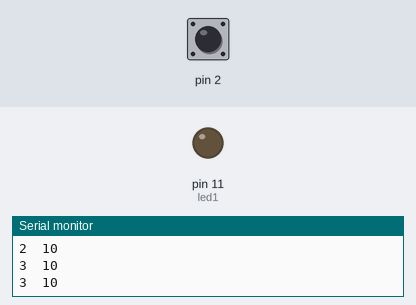
A sketch run on a simulated Arduino Uno, built with avr-gcc and run on an emulated ATmega328P. On the bench: output pins drawn as LEDs (lit = HIGH), the last lines printed to the serial monitor. The test bench sets the inputs (shaded band); at power-on: pin 2 HIGH.

Above: at 1.2 s.
1.3 s: pin 2 pulled LOW for 0.15 s
At 1.39 s:
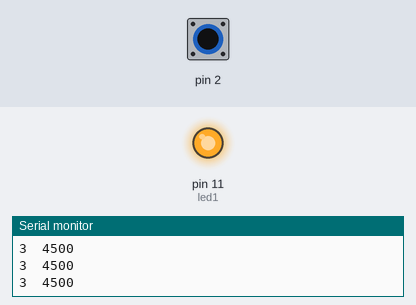
2.9 s: pin 2 pulled LOW for 3.2 s
At 7.6 s:
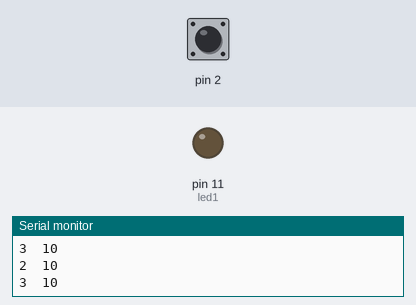
Timing chart, 0 to 9.1 s (numbered marks = the images above; inputs shaded):
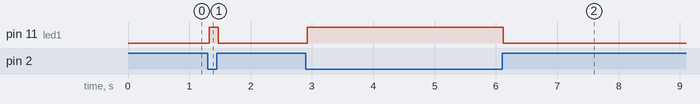

Measured:
- after the input at 1.3 s, pin 11 (led1): LOW → HIGH at once, → LOW 0.15 s later
- after the input at 2.9 s, pin 11 (led1): LOW → HIGH at once, → LOW 3.2 s later

The sketch:

alumini.ino
```cpp
#include <CapacitiveSensor.h>

CapacitiveSensor cs_4_2 = CapacitiveSensor(4,2);

int led1 = 11;

void setup() {
  // put your setup code here, to run once:

  cs_4_2.set_CS_AutocaL_Millis(0xFFFFFFFF);
  Serial.begin(9600);

  pinMode(led1, OUTPUT);

}

void loop() {
  // put your main code here, to run repeatedly:

  long start = millis();
  long total1 = cs_4_2.capacitiveSensor(30);

  Serial.print(millis() - start);
  Serial.print("\t");

  Serial.println(total1);

  delay(10);

  if(total1 > 600){
    digitalWrite(led1, HIGH);
  } else {
    digitalWrite(led1, LOW);
  }

}
```
